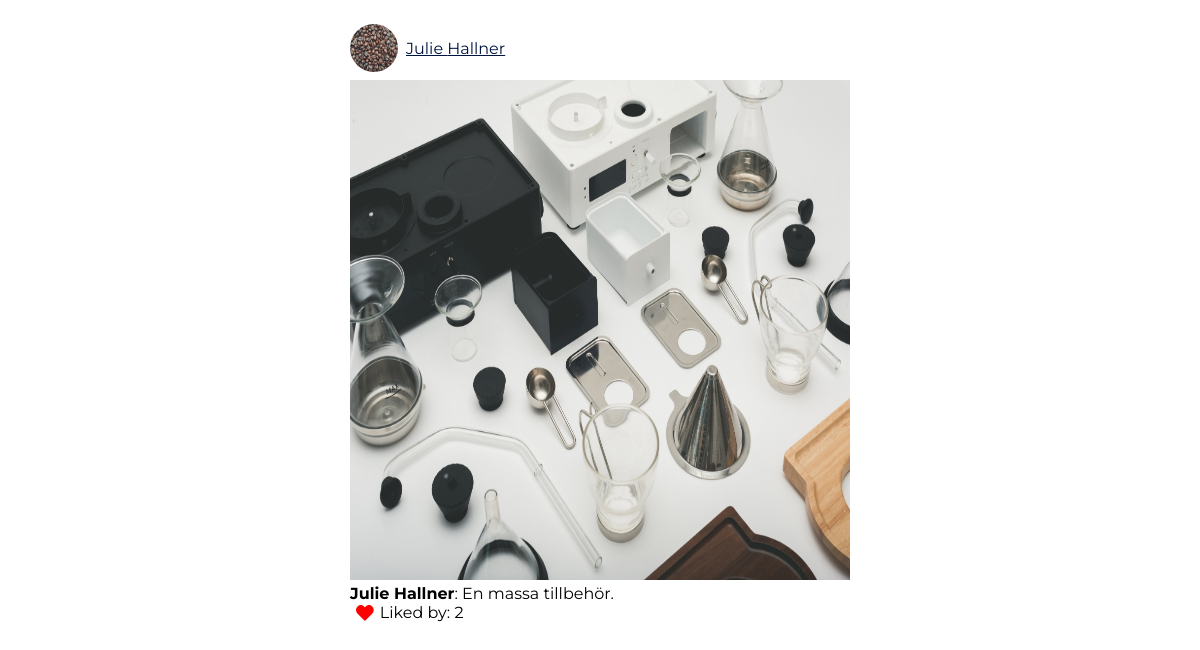
Page / (signed in, lower part) on the earlier database version.
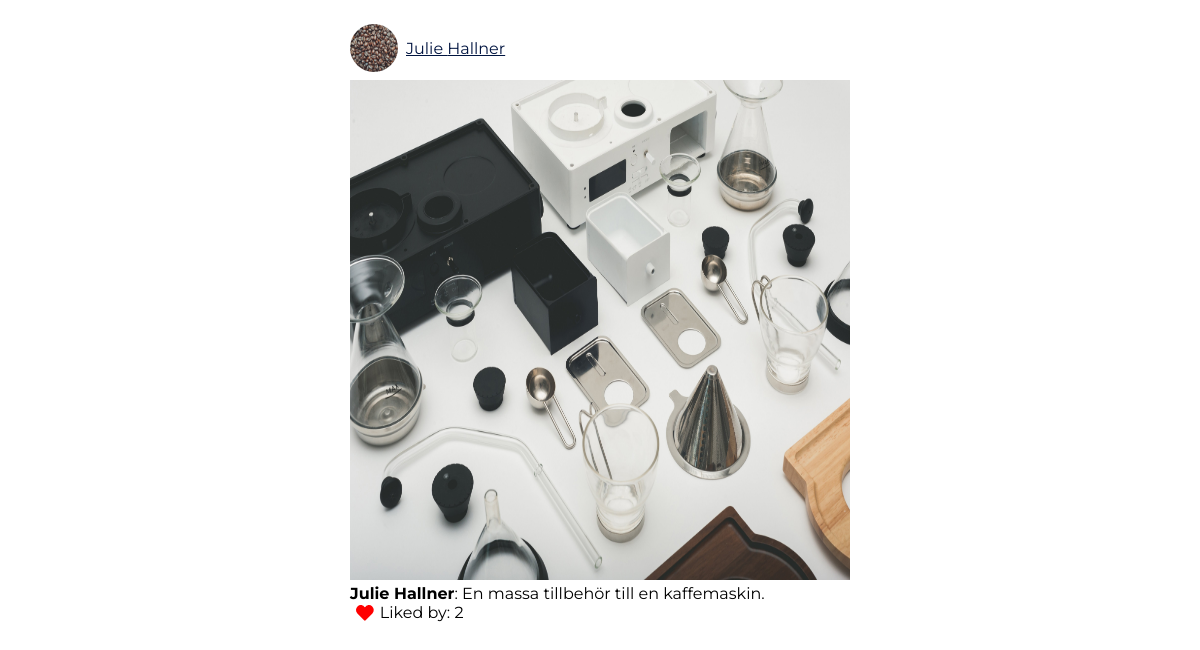
Same page on the later database version.
### tables this page shows
CREATE TABLE "posts" (
	`post_id`	INTEGER NOT NULL PRIMARY KEY AUTOINCREMENT,
	`post`	TEXT NOT NULL,
	`date`	TEXT,
	`user_id`	INTEGER,
	`content`	TEXT
);

CREATE TABLE "users" (
	`user_id`	INTEGER NOT NULL PRIMARY KEY AUTOINCREMENT,
	`first_name`	TEXT NOT NULL,
	`last_name`	TEXT NOT NULL,
	`profile_pic`	TEXT DEFAULT 'default_profile.jpg',
	`email`	TEXT NOT NULL UNIQUE,
	`password`	TEXT NOT NULL,
	`bio`	TEXT
);

### app/functions.php (called while the page is built, shortened)
<?php
function postFeed() {
    $config = require __DIR__.'/config.php';
    $pdo = new PDO($config['database_path']);
    $statement = $pdo->prepare(
        'SELECT a.post, a.content, a.post_id, c.first_name, c.last_name, c.profile_pic, c.user_id, count(l.post_like)
        AS "like"
        FROM posts a
        LEFT JOIN users c ON a.user_id=c.user_id
		LEFT JOIN likes l ON a.post_id=l.post_id
		GROUP BY a.post_id
		ORDER BY a.date DESC;');
        $statement->execute();
        $postsFeed = $statement->fetchAll(PDO::FETCH_ASSOC);
        return $postsFeed;
}

### home.php (the view, shortened to what this page needs)
<article class="homepage">
<?php
    $posts = postFeed();
?>
    <div class="gallery-page">
        <?php foreach ($posts as $post): ?>
            <div class="post">
                <div class="image-names">
                    <img class="profile-pic-small" src="image/profile/<?php echo $post['profile_pic'];?>" alt="avatar">
                    <a href="visit_user.php?user_id=<?php echo $post['user_id'];?>">
                        <p><?php echo $post['first_name'].' '. $post['last_name'];?></p>
                    </a>
                </div>
                    <img class="gallery-pics" src="image/post/<?php echo $post['post'];?>" alt="photoify">
                    <p><b><?php echo $post['first_name'].' '. $post['last_name']?></b><?php echo ': '. $post['content'];?></p>
    <?php
        $statement = $pdo->prepare(
            'SELECT * FROM likes
            WHERE post_id = :post_id
            AND user_id = :user_id');
            $statement->bindParam(':post_id', $post['post_id'], PDO::PARAM_INT);
            $statement->bindParam(':user_id', $_SESSION['user']['user_id'], PDO::PARAM_INT);
            $statement->execute();
            $alreadyLiked = $statement->fetch(PDO::FETCH_ASSOC);
    ?>
        <?php if($alreadyLiked):?>
            <form class="like-post" action="app/likes/delete.php" method="post">
                <button type="submit" name="like" class="like">
                    <span style="color:red;">
                        <i class="fas fa-heart fa-lg"></i>
                    </span>
                </button>
                    <p>Liked by: <?php echo $post['like']; ?></p>
            </form>
    <?php endif; ?>
            <br><br>
        </div>
    <?php endforeach; ?>
    </div>
</article>

### views/header.php (shortened to what this page needs)
<!DOCTYPE html>
<html lang="en">
<head>
    <link rel="stylesheet" href="https://use.fontawesome.com/releases/v5.6.3/css/all.css">
    <link rel="stylesheet" href="assets/styles/main.css">
    <link rel="stylesheet" href="assets/styles/start.css">
    <link rel="stylesheet" href="assets/styles/signup.css">
    <link rel="stylesheet" href="assets/styles/home.css">
    <link rel="stylesheet" href="assets/styles/upload_photo.css">
    <link rel="stylesheet" href="assets/styles/intro.css">
    <link rel="stylesheet" href="assets/styles/mypage.css">
    <link rel="stylesheet" href="assets/styles/visit_user.css">
    <link rel="stylesheet" href="assets/styles/settings.css">
</head>
<body>
    <div class="container">

### index.php
<?php require __DIR__.'/views/header.php'; ?>
<article>
    <?php
        if(isset($_SESSION['user'])):  ?>
    <?php require __DIR__.'/home.php'; ?>
    <?php else: ?>
        <?php require __DIR__.'/start.php'; ?>
    <?php endif; ?>
</article>
<?php require __DIR__.'/views/footer.php'; ?>

### views/footer.php (shortened to what this page needs)
</div>
</body>
</html>

### assets/styles/main.css (style rules this page uses)
* { box-sizing: border-box; margin: 0px; }
body { width: 100%; height: 100vh; background-color: #ffff; display:flex; flex-direction: column; font-family: 'Montserrat', sans-serif; }
body a { color: #001440; }
.container { margin: 0px; padding-bottom: 60%; width: 100%; }
@media screen and (min-width: 600px) { * { box-sizing: border-box; margin: 0px; } }
@media screen and (min-width: 800px) { * { box-sizing: border-box; margin: 0px; } }
@media screen and (min-width: 800px) { .container { margin: 0px; width: 100%; padding-bottom: 5%; } }

### assets/styles/home.css (style rules this page uses)
.homepage { height: 100vh; }
.image-names a { display: flex; }
.gallery-page { display: flex; flex-direction: column; align-items: center; padding-bottom: 20%; }
.gallery-pics { width: 350px; height: 350px; }
.profile-pic-small { height: 3em; width: 3em; border-radius: 50%; margin-top: 0px; }
.image-names { display: flex; flex-direction: row; margin-bottom: 0.5em; }
.image-names p { align-self: center; margin-left: 0.5em; }
.like-post { display: flex; flex-direction: row; }
.like { background-color: white; border: none; }
@media screen and (min-width: 600px) { .gallery-pics { width: 400px; height: 400px; } }
@media screen and (min-width: 800px) { .gallery-pics { width: 500px; height: 500px; } }
@media screen and (min-width: 800px) { .gallery-page { padding-bottom: 10%; } }

Differences in the rows shown:
changed posts "Julie": content "En massa tillbehör." → "En massa tillbehör till en kaffemaskin."
